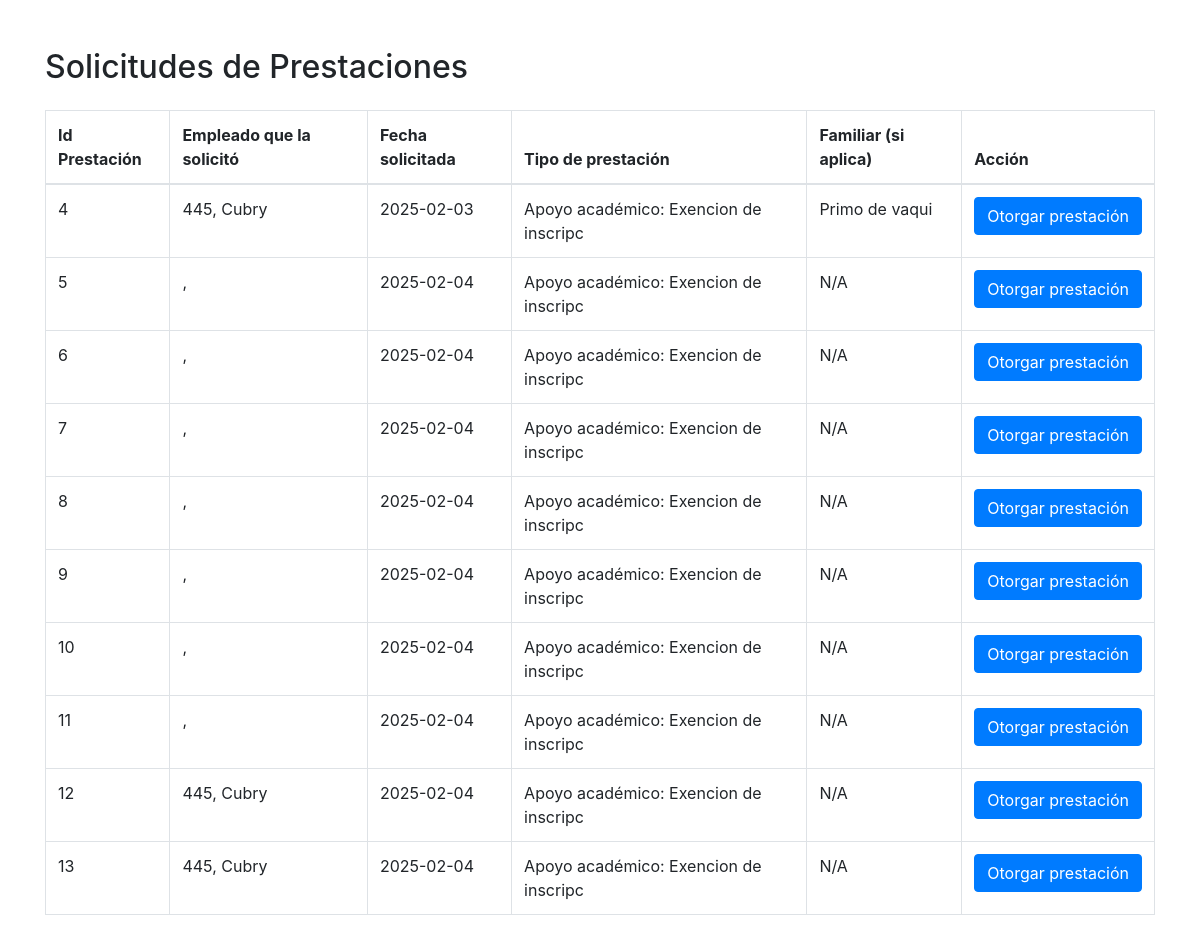
/solicitudesprestaciones.php, run on an earlier commit of the app's database.
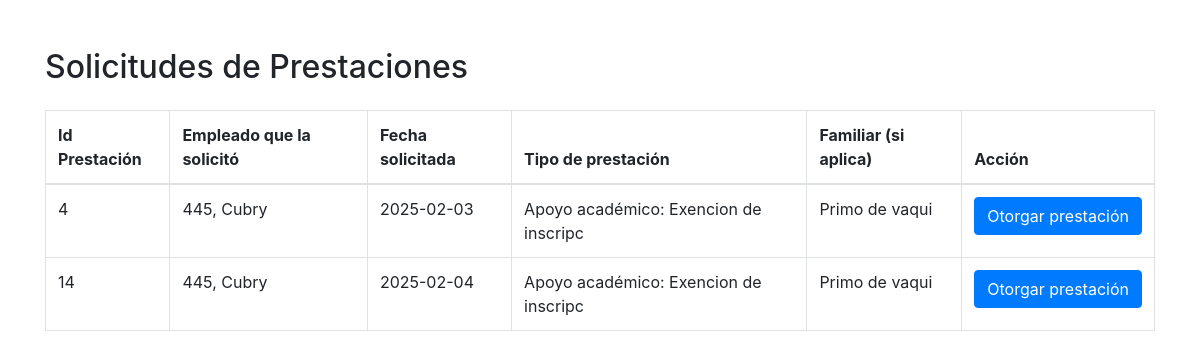
And on a later commit of the database.
### tables this page shows
CREATE TABLE `prestacion` (
  `Id_Prestacion` int(11) NOT NULL,
  `Fecha_Solicitada` date NOT NULL DEFAULT current_timestamp(),
  `Fecha_Otorgada` date DEFAULT NULL,
  `Tipo` varchar(40) NOT NULL
);

CREATE TABLE `empleado_prestacion` (
  `Numero_Empleado` int(11) NOT NULL,
  `Id_Prestacion` int(11) NOT NULL,
  `Tipo` varchar(40) NOT NULL,
  `Fecha_Solicitada` date NOT NULL DEFAULT current_timestamp(),
  `Fecha_Otorgada` date DEFAULT NULL
);

CREATE TABLE `empleado` (
  `Numero_Empleado` int(20) NOT NULL,
  `Nombre_Empleado` varchar(30) NOT NULL,
  `Contraseña_Empleado` varchar(20) DEFAULT '',
  `Area` varchar(30) NOT NULL,
  `Edad` int(3) NOT NULL,
  `Genero` varchar(12) NOT NULL,
  `Titulo` varchar(50) NOT NULL,
  `Fecha_Ingreso` date NOT NULL DEFAULT current_timestamp(),
  `Direccion` varchar(200) NOT NULL,
  `Telefono` varchar(12) NOT NULL,
  `Discapacidad` varchar(50) NOT NULL DEFAULT 'N/A',
  `Estado` varchar(30) NOT NULL DEFAULT 'Activo',
  `Dias_Extras` int(2) NOT NULL DEFAULT 0,
  `Dias` int(2) NOT NULL DEFAULT 24
);

CREATE TABLE `prestacion_apoyoacademico` (
  `Id_Prestacion` int(11) NOT NULL,
  `Numero_Empleado` int(11) NOT NULL,
  `Id_Familiar` int(11) NOT NULL,
  `Nivel_Academico` varchar(20) NOT NULL,
  `Nombre_Institucion` varchar(35) NOT NULL,
  `Tipo` varchar(20) NOT NULL
);

CREATE TABLE `familiar_empleado` (
  `Id_Familiar` int(11) NOT NULL,
  `Nombre_Familiar` varchar(50) NOT NULL,
  `Nivel_academico` varchar(25) NOT NULL,
  `Edad` int(3) NOT NULL
);

### solicitudesprestaciones.php (the view, shortened to what this page needs)
<!DOCTYPE html>
<html lang="en">
<head>
    <link rel="stylesheet" href="https://maxcdn.bootstrapcdn.com/bootstrap/4.0.0/css/bootstrap.min.css">
</head>
<body>
    <div class="container mt-5">
        <h2 class="mb-4">Solicitudes de Prestaciones</h2>
        <table class="table table-bordered">
            <thead>
                <tr>
                    <th>Id Prestación</th>
                    <th>Empleado que la solicitó</th>
                    <th>Fecha solicitada</th>
                    <th>Tipo de prestación</th>
                    <th>Familiar (si aplica)</th>
                    <th>Acción</th>
                </tr>
            </thead>
            <tbody>
<?php
require_once("conn.php");
$querySP = $conn->prepare("SELECT * FROM prestacion WHERE Fecha_Otorgada IS NULL");
$querySP->execute();
$resultadoSP = $querySP->get_result();
while($rowSP = $resultadoSP->fetch_assoc())
{
    $fechaSolicitud = $rowSP['Fecha_Solicitada'];
    $idPrestacion = $rowSP['Id_Prestacion'];
    $queryCNE = $conn->prepare("SELECT Numero_Empleado FROM empleado_prestacion WHERE Id_Prestacion = ?");
    $queryCNE->bind_param("i", $idPrestacion);
    $queryCNE->execute();
    $resultCNE = $queryCNE->get_result();
    $rowCNE = $resultCNE->fetch_assoc();
    $numeroEmpleado = $rowCNE['Numero_Empleado'];
    $queryCNME = $conn->prepare("SELECT Nombre_Empleado FROM empleado WHERE Numero_Empleado = ?");
    $queryCNME->bind_param("i", $numeroEmpleado);
    $queryCNME->execute();
    $resultCNME = $queryCNME->get_result();
    $rowCNME = $resultCNME->fetch_assoc();
    $nombreEmpleado = $rowCNME['Nombre_Empleado'];
    if ($rowSP['Tipo'] == "Academico")
    {
        $queryCPA = $conn->prepare("SELECT * FROM prestacion_apoyoacademico WHERE Id_Prestacion = ?");
        $queryCPA->bind_param("i", $idPrestacion);
        $queryCPA->execute();
        $resultCPA = $queryCPA->get_result();
        $rowCPA = $resultCPA->fetch_assoc();
        $tipo = "Apoyo académico: ".$rowCPA['Tipo'];
    }
    $queryCFP = $conn->prepare("SELECT * FROM familiar_prestacion WHERE Id_Prestacion = ?");
    $queryCFP->bind_param("i", $idPrestacion);
    $queryCFP->execute();
    $resultCFP = $queryCFP->get_result();
    if ($resultCFP->num_rows > 0)
    {
        $rowCFP = $resultCFP->fetch_assoc();
        $idFamiliar = $rowCFP['Id_Familiar'];
        $queryCF = $conn->prepare("SELECT Nombre_Familiar FROM familiar_empleado WHERE Id_Familiar = ?");
        $queryCF->bind_param("i", $idFamiliar);
        $queryCF->execute();
        $resultCF = $queryCF->get_result();
        $rowCF = $resultCF->fetch_assoc();
        $nombreFamiliar = $rowCF['Nombre_Familiar'];
    }
    else
    {
        $nombreFamiliar = "N/A";
    }
    echo "<tr>";
    echo "<td>".$idPrestacion."</td>";
    echo "<td>".$numeroEmpleado.", ".htmlspecialchars($nombreEmpleado)."</td>";
    echo "<td>".$fechaSolicitud."</td>";
    echo "<td>".$tipo."</td>";
    echo "<td>".$nombreFamiliar."</td>";
    echo "<td>";
    echo "<form action='' method='post'>";
    echo "<button type='submit' class='btn btn-primary'>Otorgar prestación</button>";
    echo "</form>";
    echo "</td>";
    echo "</tr>";
}
?>
            </tbody>
        </table>
    </div>
</body>
</html>

What changed in the data, as far as the page shows it:
removed prestacion: Id_Prestacion "5", Fecha_Solicitada "2025-02-04", nombreFamiliar "N/A"
no longer on this page (row unchanged): prestacion_apoyoacademico: Tipo "Apoyo académico: Exencion de inscripc"
removed prestacion: Id_Prestacion "6", Fecha_Solicitada "2025-02-04", nombreFamiliar "N/A"
removed prestacion: Id_Prestacion "7", Fecha_Solicitada "2025-02-04", nombreFamiliar "N/A"
removed prestacion: Id_Prestacion "8", Fecha_Solicitada "2025-02-04", nombreFamiliar "N/A"
removed prestacion: Id_Prestacion "9", Fecha_Solicitada "2025-02-04", nombreFamiliar "N/A"
removed prestacion: Id_Prestacion "10", Fecha_Solicitada "2025-02-04", nombreFamiliar "N/A"
removed prestacion: Id_Prestacion "11", Fecha_Solicitada "2025-02-04", nombreFamiliar "N/A"
removed prestacion: Id_Prestacion "12", empleado_prestacion.Numero_Empleado "445", empleado.Nombre_Empleado "Cubry", Fecha_Solicitada "2025-02-04", nombreFamiliar "N/A"
removed prestacion: Id_Prestacion "13", empleado_prestacion.Numero_Empleado "445", empleado.Nombre_Empleado "Cubry", Fecha_Solicitada "2025-02-04", nombreFamiliar "N/A"
added prestacion: Id_Prestacion "14", empleado_prestacion.Numero_Empleado "445", empleado.Nombre_Empleado "Cubry", Fecha_Solicitada "2025-02-04", prestacion_apoyoacademico.Tipo "Apoyo académico: Exencion de inscripc", familiar_empleado.Nombre_Familiar "Primo de vaqui"
